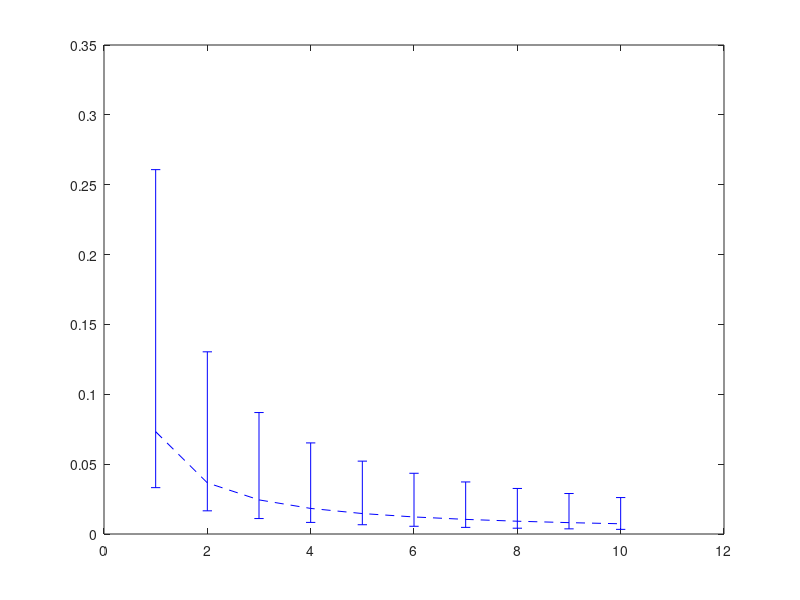

The MATLAB source for this figure: (Note: this script raises an error after producing the figure.)
%This Matlab script can be used to reproduce Figure 2.7 in the monograph:
%
%Ozlem Tugfe Demir, Emil Bjornson and Luca Sanguinetti (2021),
%"Foundations of User-Centric Cell-Free Massive MIMO", 
%Foundations and Trends in Signal Processing: Vol. 14: No. 3-4,
%pp 162-472. DOI: 10.1561/2000000109
%
%This is version 1.0 (Last edited: 2021-01-31)
%
%License: This code is licensed under the GPLv2 license. If you in any way
%use this code for research that results in publications, please cite our
%monograph as described above.

%Empty workspace and close figures
close all;
clear;

%Set the side length of the simulation area
squareLength = 400;

%Total number of APs
nbrOfAPs = 64;

%Number of realizations of the random AP locations
nbrOfSetups = 100000;

%Define a function to compute the large-scale fading as function of the
%horizontal distance  measured in meter. The AP is 10 meter above the UE.
largescaleFading = @(hor_dist) db2pow(-30.5-36.7*log10(sqrt(hor_dist.^2+10^2)));

%Set the standard deviation of the shadow fading
shadowFadingStd = 4;


%The UE is in the center of the simulation area
UElocation = (squareLength/2)*(1+1i);


%Prepare to save the simulation results
variance = zeros(nbrOfSetups,length(nbrOfAPs));



%% Go through all random realizations of the AP locations
for n = 1:nbrOfSetups
    
    %Generate random AP locations with uniform distribution
    APcellfree = squareLength*(rand(nbrOfAPs,1)+1i*rand(nbrOfAPs,1));
    
    %Compute distances to the APs
    distances = abs(APcellfree - UElocation);
    
    %Compute large-scale fading based on the model in (2.16)
    beta = largescaleFading(distances) .* 10.^(shadowFadingStd*randn(nbrOfAPs,1)/10);
    
    %Compute the variance value in (2.26) without the 1/N term
    variance(n) = sum(beta)/(sum(sqrt(beta)))^2;
    
end

%Range of number of AP antennas
Nrange = 1:10;

%Compute the median with respect to the AP locations
medianVariance = median(variance);

%Compute an interval that contains 90% of the realizations
varianceSorted = sort(variance,'ascend');
lowLimit = medianVariance - varianceSorted(round(0.05*nbrOfSetups));
highLimit = varianceSorted(round(0.95*nbrOfSetups)) - medianVariance;


%% Plot simulation results
figure;
hold on; box on;
errorbar(Nrange,medianVariance./Nrange,lowLimit./Nrange,highLimit./Nrange,'b--','LineWidth',2);
plot(Nrange,(1/64)*ones(size(Nrange)),'k:','LineWidth',2);
xlabel('Number of antennas ($N$)','Interpreter','latex');
ylabel('Variance of channel hardening','Interpreter','latex');
legend({'Cell-free','Reference case'},'Interpreter','latex','Location','NorthEast');
set(gca,'fontsize',16);
ylim([0 0.3]);
